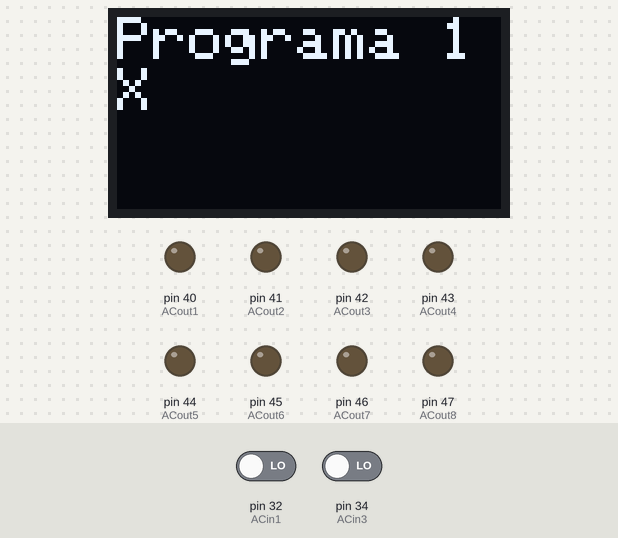
Bench run of a sketch on a simulated Arduino Mega 2560, built with avr-gcc and run on an emulated ATmega2560. On the bench: 128×64 one-colour display, output pins drawn as LEDs (lit = HIGH). The inputs (shaded band) are chosen by the test bench; at power-on: pin 34 (ACin3) LOW, pin 32 (ACin1) LOW. The local clock reads 2024-03-15 10:24:30 at power-on unless the sketch sets it; what the sketch prints to the serial monitor is not drawn.

Above: at 2.8 s.
2.9 s: pin 34 (ACin3) driven HIGH
At 3.38 s:
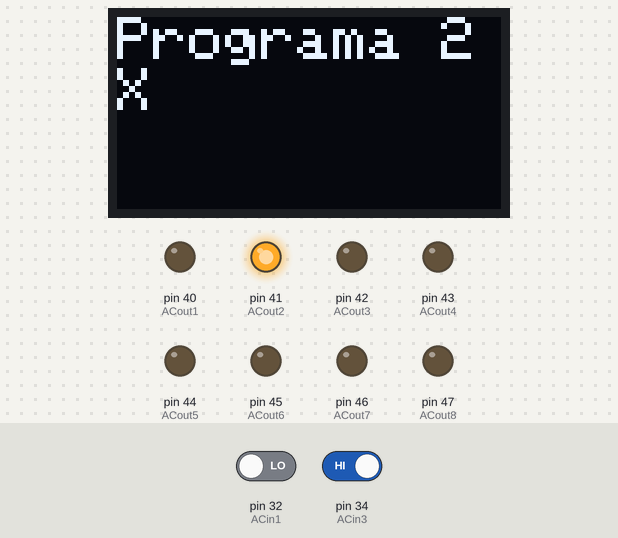
5.6 s: pin 34 (ACin3) driven LOW
At 5.92 s:
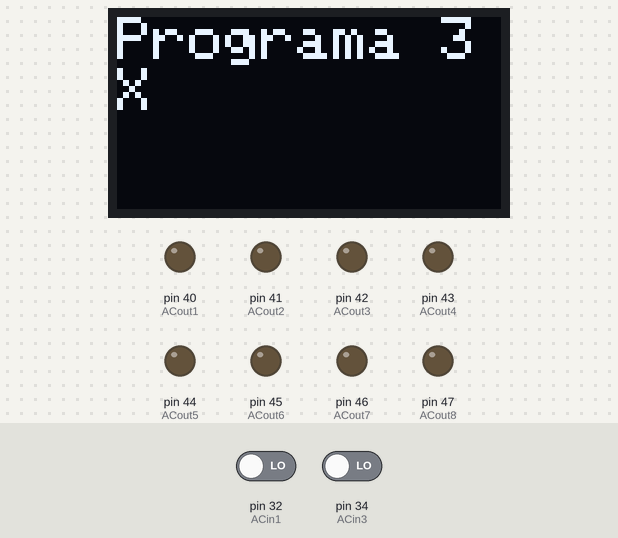
Timing chart, 0 to 8.6 s (numbered marks = the images above; inputs shaded):
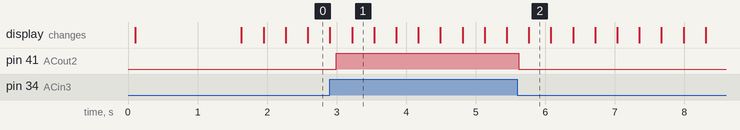

The sketch:

tfg_ALS_v4.ino
```cpp
/********************************************************************************/
/* PROYECTO MANTENIMIENTO ELECTRÓNICO /
 * Autor: Alejandro Lasierra Sabio
 * _AUTÓMATA BASADO EN ARDUINO MEGA_
 * ..V2: eliminación de librerías en desuso de la primera versión,
 *       vista más clara de comunicación I2C.
 * ..V3: Reducción de código.
 * ..V4: Corrección problemas de compilación.
 */
/********************************************************************************/

// Librerías************
#include <SoftwareSerial.h>       // Librería serial
#include <Wire.h>                 // incluye libreria para interfaz I2C
#include <Adafruit_GFX.h>         // OLED
#include <Adafruit_SSD1306.h>     // OLED
#include <RTClib.h>               // incluye libreria para el manejo del modulo RTC (reloj)

/*  Información sobre I2C
    Patillaje SCL y SDA por librería Wire.h. Establece los pines automáticamente al compilar para el hardware.
    En arduino UNO:       A4(SDA), A5(SCL)
    En arduino MEGA 2560: 20(SDA), 21(SCL) (Usaremos los pines 20 y 21 para conectar OLED y reloj)
    En arduino LEONARDO:   2(SDA),  3(SCL)
*/

SoftwareSerial Smartphone(19,18); // Comandos bluetooth (pin3 RX , pin 4 TX)

// Definiciones (pines, variables, objetos,...)**********
 //CONFIG OLED**********
#define SCREEN_WIDTH   128        // Ancho pixel OLED
#define SCREEN_HEIGHT   64        // Altura piex OLED
#define OLED_RESET      -1        // Pin reset OLED (-1 Indica que comparte el botón reset integrado de arduino)
Adafruit_SSD1306 display(SCREEN_WIDTH, SCREEN_HEIGHT, &Wire, OLED_RESET);

 //Reloj
RTC_DS3231 rtc;                   // Crea objeto del tipo RTC_DS3231

 //Bluetooth
int dato;                         // Dato recibido bluetooth

 //Configuración entradas optoacopladores 230VAC
int ACin1 = 32;
int ACin2 = 33;
int ACin3 = 34;
int ACin4 = 35;
int ACin5 = 36;
int ACin6 = 37;
int ACin7 = 38;
int ACin8 = 39;

 //Configuración salidas relés 230VAC
int ACout1 = 40;
int ACout2 = 41;
int ACout3 = 42;
int ACout4 = 43;
int ACout5 = 44;
int ACout6 = 45;
int ACout7 = 46;
int ACout8 = 47;


//____________________________SETUP_______________________
void setup()
{
 //Inicio MONITOR SERIE*****
 Serial.begin(9600);

 //Inicio Bluetooth
 Smartphone.begin(9600);
 Smartphone.println("Inicializado");

 //Inicio OLED*****
 display.begin (SSD1306_SWITCHCAPVCC, 0x3C);
 display.clearDisplay();

 //Configuración Reloj
 if (! rtc.begin())
 {                                              // si falla la inicializacion del modulo
 Serial.println("Modulo RTC no encontrado !");  // muestra mensaje de error ^
 while (1);                                     // bucle infinito que detiene ejecucion del programa
 }

 //CONFIGURACIÓN I/O AC
 pinMode(ACin1, INPUT);
 pinMode(ACin2, INPUT);
 pinMode(ACin3, INPUT);
 pinMode(ACin4, INPUT);
 pinMode(ACin5, INPUT);
 pinMode(ACin6, INPUT);
 pinMode(ACin7, INPUT);
 pinMode(ACin8, INPUT);
 pinMode(ACout1, OUTPUT);
 pinMode(ACout2, OUTPUT);
 pinMode(ACout3, OUTPUT);
 pinMode(ACout4, OUTPUT);
 pinMode(ACout5, OUTPUT);
 pinMode(ACout6, OUTPUT);
 pinMode(ACout7, OUTPUT);
 pinMode(ACout8, OUTPUT);

 //BIENVENIDA_OLED*****
 display.clearDisplay();
 display.setTextSize(2);
 display.setTextColor (WHITE);
 display.setCursor (0,0);
 display.println("Alejandro Lasierra");
 display.setCursor(0,17);
 display.println("PROYECTO");
 display.display();
 display.setCursor(0,34);
 display.println("BIENVENIDO");
 display.display();
 delay(1500);

}

/* USO DE LOOP
 * PARA UN PROGRAMA MÁS ORDENADO USAREMOS EL SEGMENTO LOOP PRINCIPALMENTE PARA HACER LLAMADAS
 */

//____________________________LOOP________________________
void loop()
{
PROG1();
PROG2();
PROG3();
}

/* USO DE SUBRUTINAS
 * A CONTINUACIÓN ENCONTRAMOS LA CONFIGURACIÓN DE LAS DIFERENTES SUBRUTINAS
 */
//_________________________SUBRUTINAS______________________
 //SUBRUTINA 1************
void PROG1()            //
{
 //PROGRAMA USUARIO 1
 HORAms();
 display.clearDisplay(); //Escribir en pantalla programa en funcionamiento
 display.setTextSize(2);
 display.setTextColor (WHITE);
 display.setCursor (0,0);
 display.println("Programa 1");
 display.setCursor(0,17);
 display.println("X");
 display.display();
 delay(10);

 //actuación
/* Descripción Programa 1,
 * Si las entradas 1 y 2 de AC están activas, la salida AC 1 será activada
 * O en su defecto si por bluetooth recibe el dato 'A'.
 */
 if (digitalRead(ACin1)==HIGH && digitalRead(ACin2)==HIGH || (dato=='A') )
   {
   digitalWrite(ACout1, HIGH);

   }
   else{
    digitalWrite(ACout1, LOW);
   }
 if (digitalRead(ACin1)==LOW || digitalRead(ACin2)==LOW || (dato=='B') ) //Apagar regleta televisión
   {
   digitalWrite(ACout1, LOW);
   }

}

 //SUBRUTINA 2************
void PROG2()            //
{
 //PROGRAMA USUARIO 2
 HORAms();
 display.clearDisplay(); //Escribir en pantalla programa en funcionamiento
 display.setTextSize(2);
 display.setTextColor (WHITE);
 display.setCursor (0,0);
 display.println("Programa 2");
 display.setCursor(0,17);
 display.println("X");
 display.display();
 delay(10);

 /* Descripción Programa 2, encender regleta televisión
 * Si la entrada 3 de AC está activa, la salida AC 2 será activada
 * O en su defecto si por bluetooth recibe el dato 'B'.
 */
 if (digitalRead(ACin3)==HIGH || (dato=='C') )
   {
   digitalWrite(ACout2, HIGH);
   }
   else
   {
    digitalWrite(ACout2, LOW);
   }
 if (digitalRead(ACin3)==LOW || (dato=='D') ) //Apagar regleta televisión
   {
   digitalWrite(ACout2, LOW);
   }

}

 //SUBRUTINA 3************
void PROG3()            //
{
 //PROGRAMA USUARIO 3
 HORAms();
 display.clearDisplay(); //Escribir en pantalla programa en funcionamiento
 display.setTextSize(2);
 display.setTextColor (WHITE);
 display.setCursor (0,0);
 display.println("Programa 3");
 display.setCursor(0,17);
 display.println("X");
 display.display();
 delay(10);

  /* Descripción Programa 3, encender aire acondicionado
 * Si por bluetooth recibe el dato 'B', la salida AC 3 será activada
 */
 if (dato=='E')
   {
   digitalWrite(ACout3, HIGH);
   }
   else
   {
    digitalWrite(ACout3, LOW);
   }
 if (dato=='F')  //Apagar aire acondicionado
   {
   digitalWrite(ACout2, LOW);
   }


}

 //SUBRUTINA 4************
void PROG4()            //
{
 //PROGRAMA USUARIO 4
 HORAms();
 display.clearDisplay(); //Escribir en pantalla programa en funcionamiento
 display.setTextSize(2);
 display.setTextColor (WHITE);
 display.setCursor (0,0);
 display.println("Programa 4");
 display.setCursor(0,17);
 display.println("X");
 display.display();
 delay(10);
}

 //SUBRUTINA 5************
void PROG5()            //
{
 //PROGRAMA USUARIO 5
 HORAms();
 display.clearDisplay(); //Escribir en pantalla programa en funcionamiento
 display.setTextSize(2);
 display.setTextColor (WHITE);
 display.setCursor (0,0);
 display.println("Programa 5");
 display.setCursor(0,17);
 display.println("X");
 display.display();
 delay(10);
}

 //SUBRUTINA 6************
void PROG6()            //
{
 //PROGRAMA USUARIO 6
 HORAms();
 display.clearDisplay(); //Escribir en pantalla programa en funcionamiento
 display.setTextSize(2);
 display.setTextColor (WHITE);
 display.setCursor (0,0);
 display.println("Programa 6");
 display.setCursor(0,17);
 display.println("X");
 display.display();
 delay(10);
}

 //SUBRUTINA 7************
void PROG7()            //
{
 //PROGRAMA USUARIO 7
 HORAms();
 display.clearDisplay(); //Escribir en pantalla programa en funcionamiento
 display.setTextSize(2);
 display.setTextColor (WHITE);
 display.setCursor (0,0);
 display.println("Programa 7");
 display.setCursor(0,17);
 display.println("X");
 display.display();
 delay(10);
}

 //SUBRUTINA 8************
void PROG8()            //
{
 //PROGRAMA USUARIO 8
 HORAms();
 display.clearDisplay(); //Escribir en pantalla programa en funcionamiento
 display.setTextSize(2);
 display.setTextColor (WHITE);
 display.setCursor (0,0);
 display.println("Programa 8");
 display.setCursor(0,17);
 display.println("X");
 display.display();
 delay(10);
}

 //HORA MONITOR SERIE******
void HORAms()
{
 DateTime fecha = rtc.now();      // funcion que devuelve fecha y horario en formato
                                  // DateTime y asigna a variable fecha
 Serial.print(fecha.day());       // funcion que obtiene el dia de la fecha completa
 Serial.print("/");               // caracter barra como separador
 Serial.print(fecha.month());     // funcion que obtiene el mes de la fecha completa
 Serial.print("/");               // caracter barra como separador
 Serial.print(fecha.year());      // funcion que obtiene el año de la fecha completa
 Serial.print(" ");               // caracter espacio en blanco como separador
 Serial.print(fecha.hour());      // funcion que obtiene la hora de la fecha completa
 Serial.print(":");               // caracter dos puntos como separador
 Serial.print(fecha.minute());    // funcion que obtiene los minutos de la fecha completa
 Serial.print(":");               // caracter dos puntos como separador
 Serial.println(fecha.second());  // funcion que obtiene los segundos de la fecha completa

}
```

Measured:
- after the input at 2.9 s, pin 41 (ACout2): LOW → HIGH after 0.09 s
- after the input at 5.6 s, pin 41 (ACout2): HIGH → LOW at once
